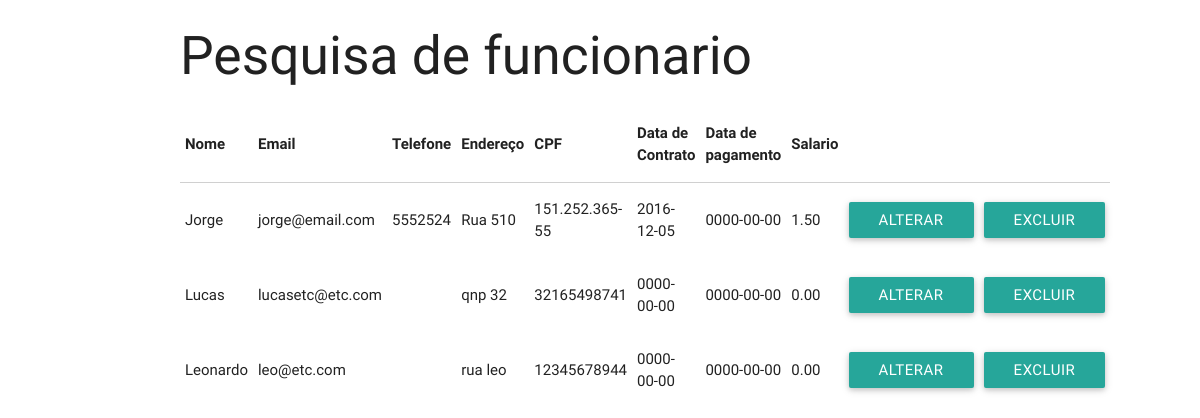
The app's page /control/controladorPesquisaFuncionario.php with its own data.
### tables this page shows
CREATE TABLE `funcionario` (
  `idfuncionario` int(11) NOT NULL,
  `nome` varchar(100) NOT NULL,
  `endereco` varchar(150) NOT NULL,
  `senha` int(50) NOT NULL,
  `email` varchar(150) NOT NULL,
  `cpf` varchar(15) NOT NULL,
  `datacontrato` date NOT NULL,
  `datapagamento` date NOT NULL,
  `perfil` int(1) NOT NULL,
  `salario` decimal(8,2) NOT NULL,
  `telefone` varchar(50) NOT NULL
);

### model/DAO/classeFuncionarioDAO.php (called while the page is built, shortened)
<?php
class classeFuncionarioDAO {
  public function pesquisarfuncionarioPorNome($nomefuncionario){
      try{
          $pdo= conexao::getinstance();
          $sql="SELECT * FROM funcionario WHERE nome LIKE :nomefuncionario";
          $nomefuncionario = "%".$nomefuncionario."%";
          $stmt=$pdo->prepare($sql);
          $stmt->bindValue(':nomefuncionario',$nomefuncionario, PDO::PARAM_STR);
          $stmt->execute();
          $funcionarios = array();
          while($funcionario = $stmt->fetchObject(__CLASS__)){
              $funcionarios[] = $funcionario;
          }
          return $funcionarios;
      } catch (Exception $exc) {
           echo $exc->getTraceAsString();
      }
  }
}

### control/controladorPesquisaFuncionario.php (the view, shortened to what this page needs)
<?php
$nomeFuncionario = $_POST['nomeFuncionario'];
require_once '../model/DAO/classeFuncionarioDAO.php';
$novoFuncionarioDAO = new classeFuncionarioDAO;
$funcionario = $novoFuncionarioDAO->pesquisarfuncionarioPorNome($nomeFuncionario);
?>
<!DOCTYPE html>
<!DOCTYPE html>
 <html>
    <head>
      <link type="text/css" rel="stylesheet" href="../css/materialize.min.css"  media="screen,projection"/>
    </head>
    <body>
<div class="container">
    <h2>Pesquisa de funcionario</h2>
<table class="responsive-table">
    <thead>
    <th>Nome</th>
    <th>Email</th>
    <th>Telefone</th>
    <th>Endereço</th>
    <th>CPF</th>
    <th>Data de Contrato</th>
    <th>Data de pagamento </th>
    <th>Salario</th>
    <th>&nbsp;</th>
    <th>&nbsp;</th>
    </thead>
    <tbody>
    <?php foreach($funcionario as $c){ ?>
    <tr>
        <td><?php echo $c->nome ?></td>
        <td><?php echo $c->email ?></td>
        <td><?php echo $c->telefone ?></td>
        <td><?php echo $c->endereco ?></td>
        <td><?php echo $c->cpf ?></td>
        <td><?php echo $c->datacontrato?></td>
        <td><?php echo $c->datapagamento?></td>
        <td><?php echo $c->salario?></td>
        <td><?php echo "<a class='btn btn-info' href='../view/formAlterarFuncionario.php?idfuncionario=".$c->idfuncionario
                . "' onclick='return checkDelete()'><span class='glyphicon glyphicon-pencil'></span> Alterar";?></td>
        <td><?php echo "<a class='btn btn-danger' href='controladorExcluiFuncionario.php?idfuncionario="
        . $c->idfuncionario . "' onclick='return checkDelete()'><span class='glyphicon glyphicon-trash'></span> Excluir</a>";?></td>
    </tr>
    <?php } ?>
    </tbody>
</table>
</div>
</body>
 </html>

### records on screen
funcionario: nome "Jorge", email "jorge@email.com", telefone "5552524", endereco "Rua 510", cpf "151.252.365-55", datacontrato "2016-12-05", datapagamento "0000-00-00", salario "1.50"
funcionario: nome "Lucas", email "lucasetc@etc.com", endereco "qnp 32", cpf "32165498741", datacontrato "0000-00-00", datapagamento "0000-00-00", salario "0.00"
funcionario: nome "Leonardo", email "leo@etc.com", endereco "rua leo", cpf "12345678944", datacontrato "0000-00-00", datapagamento "0000-00-00", salario "0.00"
